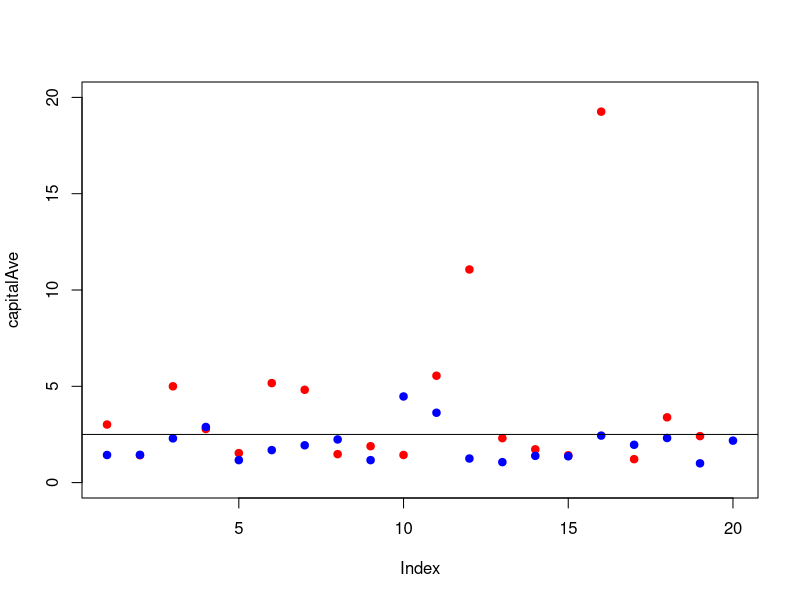

Here is the R script that generated this plot:
rm(list = ls()) # Limpando o "Enviroment"
options(scipen = 999)


# Pacotes -----------------------------------------------------------------

library(kernlab)
library(dplyr)

# Base de dados -----------------------------------------------------------

data(spam)


## Fixamos a posicao na tabela aleatoria
set.seed(200)

## Sorteamos 50 observacoes do banco SPAM

sorteio <- sample(dim(spam)[1], size = 50)

small.spam <-spam[sorteio,]

#Vamos plotar os dados 

plot(small.spam$capitalAve[small.spam$type =="spam"],
     col = "red", ylim = c(0,20), xlim = c(1, 20),
     ylab = "capitalAve", pch = 19) # Pegando os pontos que sao spam

points(small.spam$capitalAve[small.spam$type=="nonspam"],
       col="blue", pch=19)

## Colocamos linhas para separar spam de nao spam

abline(h = 2.5, col = "black")

## Regra para minimizar o "in sample error":

regra1 <- small.spam %>% 
  select(capitalAve, type) %>% 
  arrange(capitalAve) %>% 
  mutate(predic = NA)

## Classificando

for (i in 1:nrow(small.spam)){
  if (regra1$capitalAve[i] <= 2.5){
    regra1$predic[i]<-"nonspam"
  }else{
      regra1$predic[i]<-"spam"
    }
}

table(regra1$predic,regra1$type)
table(regra1$predic,regra1$type)/dim(regra1)[1]

#in sample error: 32%
